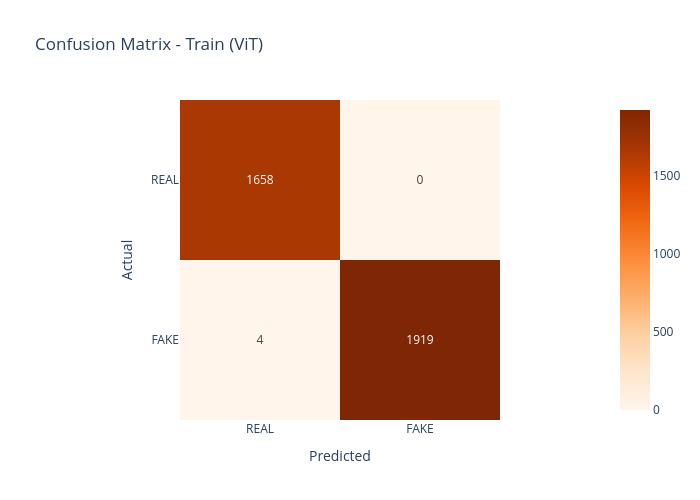
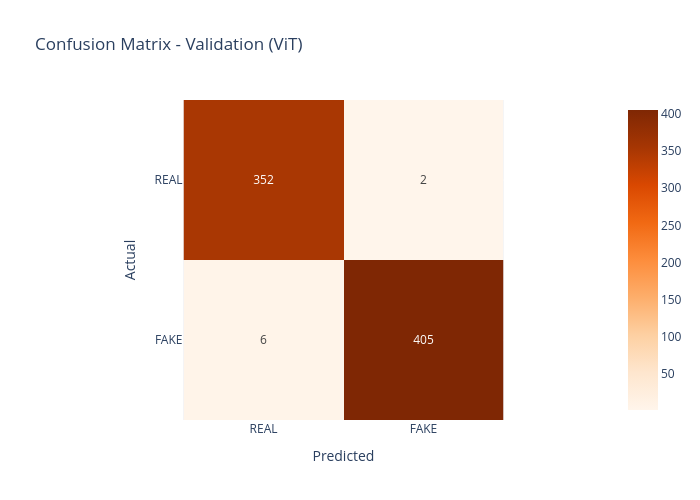

Source (notebook cell) for these figures, in order:
### Markdown cell above
### ViT Model:

### Code cell
# Train Confusion Matrix
cm_vit_train = confusion_matrix(
                        vit_train_results["labels"],
                        vit_train_results["preds"]
)

vit_train_fig = px.imshow(
                cm_vit_train,
                text_auto=True,
                x=['REAL', 'FAKE'],
                y=['REAL', 'FAKE'],
                color_continuous_scale='Oranges',
                title='Confusion Matrix - Train (ViT)'
)

vit_train_fig.update_layout( height = 500, width = 700,
                  xaxis_title='Predicted',
                  yaxis_title='Actual'
)

vit_train_fig.show()


# Validation Confusion Matrix
cm_vit_val = confusion_matrix(
                        vit_val_results["labels"],
                        vit_val_results["preds"]
)

vit_val_fig = px.imshow(
                            cm_vit_val,
                            text_auto=True,
                            x=['REAL', 'FAKE'],
                            y=['REAL', 'FAKE'],
                            color_continuous_scale='Oranges',
                            title='Confusion Matrix - Validation (ViT)'
)
vit_val_fig.update_layout( height = 500, width = 700,
                                xaxis_title='Predicted',
                                yaxis_title='Actual'
)
vit_val_fig.show()



# Test Confusion Matrix
cm_vit_test = confusion_matrix(
                          vit_test_results["labels"],
                          vit_test_results["preds"]
)

vit_test_fig = px.imshow(
                        cm_vit_test,
                        text_auto=True,
                        x=['REAL', 'FAKE'],
                        y=['REAL', 'FAKE'],
                        color_continuous_scale='Oranges',
                        title='Confusion Matrix - Test (ViT)'
)

vit_test_fig.update_layout( height = 500, width = 700,
                            xaxis_title='Predicted',
                            yaxis_title='Actual'
)

vit_test_fig.show()

### Figure 1 — Plotly figure (JSON) as saved in the notebook; plotly's stock layout.template omitted (floating-point values rounded to 4 significant figures)
{"data": [{"coloraxis": "coloraxis", "hovertemplate": "x: %{x}<br>y: %{y}<br>color: %{z}<extra></extra>", "name": "0", "texttemplate": "%{z}", "type": "heatmap", "x": ["REAL", "FAKE"], "xaxis": "x", "y": ["REAL", "FAKE"], "yaxis": "y", "z": [[1658, 0], [4, 1919]]}], "layout": {"coloraxis": {"autocolorscale": false, "colorscale": [[0, "rgb(255,245,235)"], [0.125, "rgb(254,230,206)"], [0.25, "rgb(253,208,162)"], [0.375, "rgb(253,174,107)"], [0.5, "rgb(253,141,60)"], [0.625, "rgb(241,105,19)"], [0.75, "rgb(217,72,1)"], [0.875, "rgb(166,54,3)"], [1, "rgb(127,39,4)"]]}, "height": 500, "title": {"text": "Confusion Matrix - Train (ViT)"}, "width": 700, "xaxis": {"anchor": "y", "constrain": "domain", "domain": [0, 1], "scaleanchor": "y", "title": {"text": "Predicted"}}, "yaxis": {"anchor": "x", "autorange": "reversed", "constrain": "domain", "domain": [0, 1], "title": {"text": "Actual"}}}}

### Figure 2 — Plotly figure (JSON) as saved in the notebook; plotly's stock layout.template omitted (floating-point values rounded to 4 significant figures)
{"data": [{"coloraxis": "coloraxis", "hovertemplate": "x: %{x}<br>y: %{y}<br>color: %{z}<extra></extra>", "name": "0", "texttemplate": "%{z}", "type": "heatmap", "x": ["REAL", "FAKE"], "xaxis": "x", "y": ["REAL", "FAKE"], "yaxis": "y", "z": [[352, 2], [6, 405]]}], "layout": {"coloraxis": {"autocolorscale": false, "colorscale": [[0, "rgb(255,245,235)"], [0.125, "rgb(254,230,206)"], [0.25, "rgb(253,208,162)"], [0.375, "rgb(253,174,107)"], [0.5, "rgb(253,141,60)"], [0.625, "rgb(241,105,19)"], [0.75, "rgb(217,72,1)"], [0.875, "rgb(166,54,3)"], [1, "rgb(127,39,4)"]]}, "height": 500, "title": {"text": "Confusion Matrix - Validation (ViT)"}, "width": 700, "xaxis": {"anchor": "y", "constrain": "domain", "domain": [0, 1], "scaleanchor": "y", "title": {"text": "Predicted"}}, "yaxis": {"anchor": "x", "autorange": "reversed", "constrain": "domain", "domain": [0, 1], "title": {"text": "Actual"}}}}
